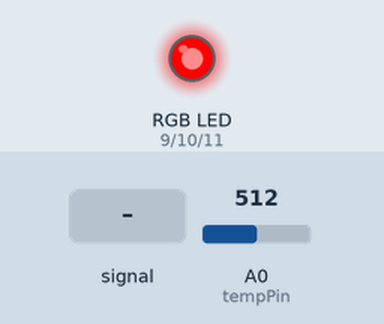
This sketch was run on a simulated Arduino Uno, built with avr-gcc and run on an emulated ATmega328P. Shown: an RGB LED mixed from three pins (HIGH = lit). The test bench sets the inputs (shaded band); at power-on: A0 (tempPin) = 512. What the sketch prints to the serial monitor is not drawn.

Above: at 1.2 s.
1.3 s: A0 (tempPin) fed a 200 Hz sine of ±460 counts around its level
At 2.5 s:
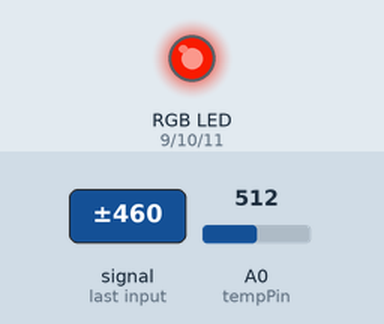
2.9 s: A0 (tempPin) set to 20
At 4.1 s:
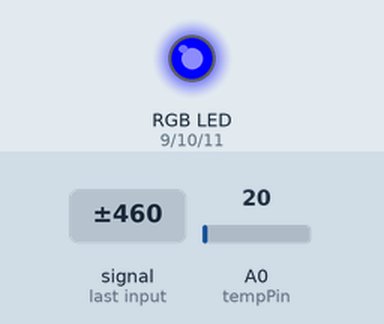
4.4 s: A0 (tempPin) set to 44
5.9 s: A0 (tempPin) set to 54
At 7.1 s:
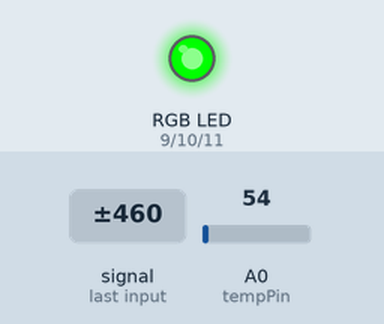
7.4 s: A0 (tempPin) set to 306
At 8.2 s:
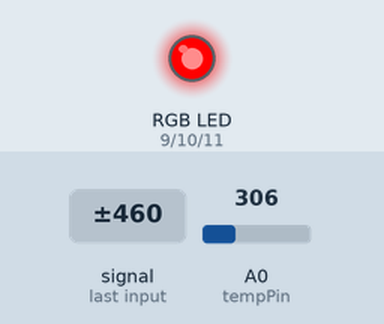
Timing chart, 0 to 9.9 s (numbered marks = the images above; inputs shaded):
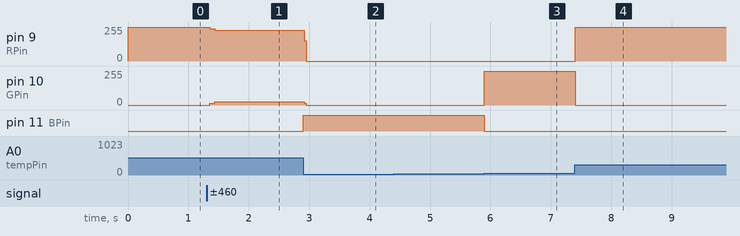

The sketch:

Ex.10_Make_Diodes_light_up_depending_on_temp.ino
```cpp
char RPin = 9;
char GPin = 10;
char BPin = 11;
char tempPin = A0;

void setup() {
  pinMode(tempPin,INPUT);
  pinMode(RPin, OUTPUT);
  pinMode(GPin, OUTPUT);
  pinMode(BPin, OUTPUT);

  Serial.begin(2000000);

}

void loop() {
  int valT = analogRead(A0);
  int temp = (valT*5)/10;
  Serial.println(temp);


  if(temp > 30){
    analogWrite(RPin, 255);
    analogWrite(GPin,0);
    analogWrite(BPin,0);}
  else if (temp < 25){
    analogWrite(RPin,0);
    analogWrite(GPin,0);
    analogWrite(BPin,255);}
  else {
    analogWrite(RPin,0);
    analogWrite(GPin,255);
    analogWrite(BPin,0);}

}
```

Measured:
- the behaviour switches between 49 and 50 on A0 (tempPin) (found by bisection; images 2 and 3)
- after the input at 1.3 s, pin 9 (RPin): 255/255 → 241/255 after 0.05 s, → 230/255 0.08 s later; pin 10 (GPin): 0/255 → 14/255 after 0.05 s, → 25/255 0.08 s later
- after the input at 2.9 s, pin 9 (RPin): 230/255 → 0/255 at once; pin 10 (GPin): 25/255 → 0/255 at once; pin 11 (BPin): LOW → HIGH at once
- after the input at 5.9 s, pin 10 (GPin): 0/255 → 255/255 at once; pin 11 (BPin): HIGH → LOW at once
- after the input at 7.4 s, pin 9 (RPin): 0/255 → 255/255 at once; pin 10 (GPin): 255/255 → 0/255 at once
